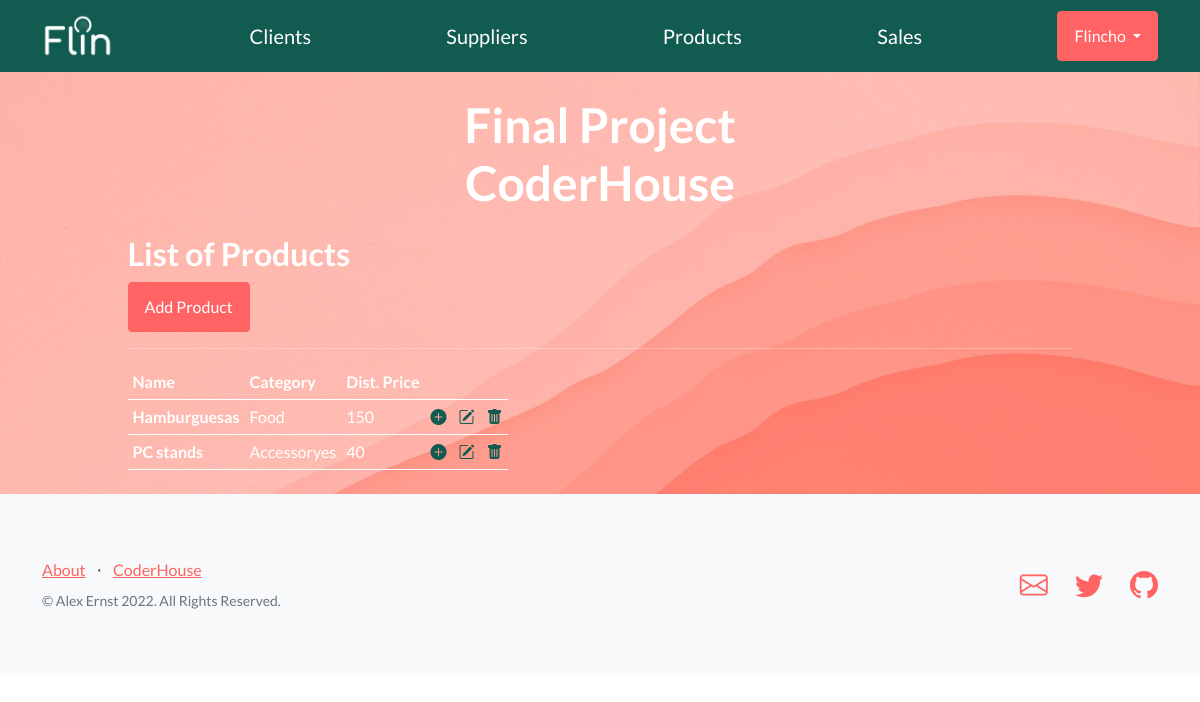
Screenshot of /products/ (signed in) with the database file from the repository.
### products/models.py (models this page shows)
class Product(models.Model):
    name = models.CharField(max_length=40, unique=True)
    category = models.CharField(max_length=40)
    price = models.IntegerField()
    stock = models.IntegerField()
    supplier = models.CharField(max_length=40, choices=supplier_choices(), default='')
    image = models.ImageField(upload_to='prod_img', null=True, blank=True)

### products/views.py (the view)
# urls.py: path('', views.ProductListView.as_view(), name='product-list'),
class ProductListView(ListView):
    model = Product
    template_name = "products/product_list.html"

### products/templates/products/product_list.html (shortened to what this page needs)
{% extends "main/index.html" %}
{% load static %}
{% block content %}
<h2>List of Products</h2>
{% if user.is_authenticated %}
<a class="btn btn-primary" href="{% url 'products:product-add' %}">Add Product</a>
{% endif %}
<hr>
    <table>
            <tr style="border-bottom: 1px solid #fff">
            <th style="padding: 5px">Name</th>
            <th style="padding: 5px">Category</th>
            <th style="padding: 5px" >Dist. Price</th>
            <th style="padding: 5px" ></th>
            <th style="padding: 5px"></th>
        </tr>
        {% for product in product_list %}
        <tr style="border-bottom: 1px solid #fff">
           <td style="padding: 5px"><b>{{product.name}}</b></td><td style="padding: 5px">{{product.category}}</td>
           <td style="padding: 5px">{{product.price}}</td>
           <td><a href="{% url 'products:product-detail' product.id %}" style="padding: 5px">
                <i class="bi-plus-circle-fill" style="color: #125B50"> </i>
            </a></td>
            {% if user.is_authenticated %}
            <td><a href="{% url 'products:product-update' product.id %}" style="padding: 5px">
                <i class="bi-pencil-square" style="color: #125B50"> </i>
            </a></td>
            <td><a href="{% url 'products:product-delete' product.id %}" style="padding: 5px">
                <i class="bi-trash-fill" style="color: #125B50"> </i>
            </a></td>
            {% endif %}
        </tr>
    {% endfor %}
    </table>
{% endblock %}

### main/templates/main/index.html (shortened to what this page needs)
<!DOCTYPE html>
<html lang="en">
    <head>
        {% load static %}
        <link href="https://cdn.jsdelivr.net/npm/bootstrap-icons@1.5.0/font/bootstrap-icons.css" rel="stylesheet" type="text/css" />
        <link href="{% static 'main/css/styles.css' %}" rel="stylesheet" />
    </head>
    <body>
        <nav class="navbar navbar-light static-top" style="background-color: #125B50;">
            <div class="container">
                <a class="navbar-brand" href="{% url 'home' %}"><img style="height: 2.3em" src="{% static 'main/assets/Flin_isologo_blanco.png' %}" alt="Home"></img></a>
                <a class="navbar-brand" href="{% url 'clients:client-list' %}">Clients</a>
                <a class="navbar-brand" href="{% url 'suppliers:supplier-list' %}">Suppliers</a>
                <a class="navbar-brand" href="{% url 'products:product-list' %}">Products</a>
                <a class="navbar-brand" href="{% url 'sales:sale-list' %}">Sales</a>
                {% if user.is_authenticated %}
                <div class="dropdown">
                  <button class="btn btn-primary dropdown-toggle" type="button" id="UserMenoButton" data-bs-toggle="dropdown">
                    {{ user.username }}
                  </button>
                </div>
                {% else %}
                <a  class="btn btn-primary" href="{% url 'accounts:user-login' %}">Log in</a>
                {% endif %}
            </div>
        </nav>
        <header class="masthead">
            <div class="container position-relative">
                <div class="row justify-content-center">
                    <div class="col-xl-6">
                        <div class="text-center text-white">
                            <h1 class="mb-5">Final Project<br>CoderHouse</h1>
                            <div class="text-lg-start text-white">
                                {% block content %}
                                {% endblock %}
                            </div>
                        </div>
                    </div>
                </div>
            </div>
        </header>
        <footer class="footer bg-light">
            <div class="container">
                <div class="row">
                    <div class="col-lg-6 h-100 text-center text-lg-start my-auto">
                        <ul class="list-inline mb-2">
                            <li class="list-inline-item"><a href="https://www.youtube.com/watch?v=a3Z7zEc7AXQ&t" target="_blank">About</a></li>
                            <li class="list-inline-item">⋅</li>
                            <li class="list-inline-item"><a href="https://www.coderhouse.com" target="_blank">CoderHouse</a></li>
                        </ul>
                        <p class="text-muted small mb-4 mb-lg-0">&copy; Alex Ernst 2022. All Rights Reserved.</p>
                    </div>
                    <div class="col-lg-6 h-100 text-center text-lg-end my-auto">
                        <ul class="list-inline mb-0">
                            <li class="list-inline-item me-4">
                                <a href="mailto:alex24oct@gmail.com?subject=Webpage contact" target="_blank"><i class="bi-envelope fs-3"></i></a>
                            </li>
                            <li class="list-inline-item me-4">
                                <a href="https://twitter.com" target="_blank"><i class="bi-twitter fs-3"></i></a>
                            </li>
                            <li class="list-inline-item">
                                <a href="https://github.com/Flincho/Proyecto-Final-CoderHouse" target="_blank"><i class="bi-github fs-3"></i></a>
                            </li>
                        </ul>
                    </div>
                </div>
            </div>
        </footer>
    </body>
</html>

### rows the page displays
Product: name "Hamburguesas", category "Food", price "150"
Product: name "PC stands", category "Accessoryes", price "40"

### other values shown
{{ user.username }} "Flincho"
